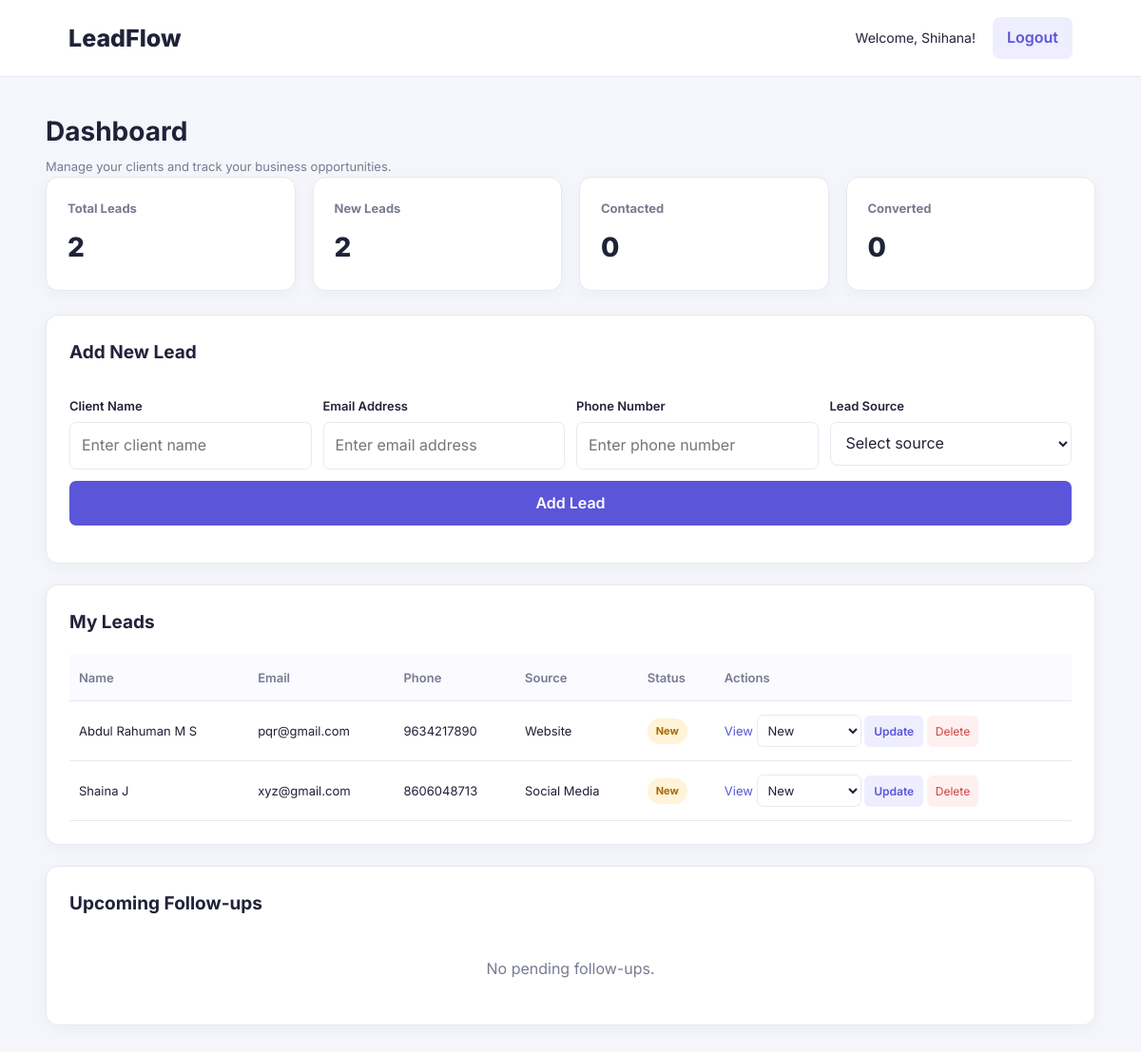
The app's page /dashboard (signed in) with its own data.
### tables this page shows
CREATE TABLE leads (
    id INTEGER PRIMARY KEY AUTOINCREMENT,
    name TEXT NOT NULL,
    email TEXT NOT NULL,
    phone TEXT,
    source TEXT,
    status TEXT NOT NULL DEFAULT 'New'
        CHECK (status IN ('New', 'Contacted', 'Converted')),
    created_at TEXT NOT NULL DEFAULT CURRENT_TIMESTAMP
, user_id INTEGER REFERENCES users(id));

### app.py (the view)
@app.route("/dashboard")
@login_required
def dashboard():
    db = get_db()
    user_id = session["user_id"]
    leads = db.execute(
        """
        SELECT * FROM leads
        WHERE user_id = ?
        ORDER BY created_at DESC
        """,
        (user_id,)
    ).fetchall()
    total_leads = db.execute(
        "SELECT COUNT(*) FROM leads WHERE user_id = ?",
        (user_id,)
    ).fetchone()[0]
    new_leads = db.execute(
        "SELECT COUNT(*) FROM leads WHERE user_id = ? AND status = 'New'",
        (user_id,)
    ).fetchone()[0]
    contacted_leads = db.execute(
        "SELECT COUNT(*) FROM leads WHERE user_id = ? AND status = 'Contacted'",
        (user_id,)
    ).fetchone()[0]
    converted_leads = db.execute(
        "SELECT COUNT(*) FROM leads WHERE user_id = ? AND status = 'Converted'",
        (user_id,)
    ).fetchone()[0]
    upcoming_followups = db.execute(
        """
        SELECT follow_ups.*, leads.name AS lead_name
        FROM follow_ups
        JOIN leads ON follow_ups.lead_id = leads.id
        WHERE leads.user_id = ?
          AND follow_ups.completed = 0
        ORDER BY follow_ups.follow_up_date ASC
        """,
        (user_id,)
    ).fetchall()
    return render_template(
        "dashboard.html",
        leads=leads,
        total_leads=total_leads,
        new_leads=new_leads,
        contacted_leads=contacted_leads,
        converted_leads=converted_leads,
        upcoming_followups=upcoming_followups,
        username=session.get("username")
    )

### app.py (called while the page is built)
@app.before_request
def protect_forms():
    if request.method == "POST":
        submitted_token = request.form.get("csrf_token")
        session_token = session.get("csrf_token")
        if (
            not submitted_token
            or not session_token
            or submitted_token != session_token
        ):
            abort(400, description="Invalid form submission. Please refresh and try again.")

@app.context_processor
def inject_csrf_token():
    if "csrf_token" not in session:
        session["csrf_token"] = secrets.token_urlsafe(32)
    return {"csrf_token": session["csrf_token"]}

def login_required(view_function):
    @wraps(view_function)
    def decorated_function(*args, **kwargs):
        if "user_id" not in session:
            flash("Please log in to continue.", "error")
            return redirect(url_for("login"))
        return view_function(*args, **kwargs)
    return decorated_function

### db.py (called while the page is built)
def get_db():
    if "db" not in g:
        DATABASE_DIR.mkdir(exist_ok=True)
        g.db = sqlite3.connect(DATABASE_PATH)
        g.db.row_factory = sqlite3.Row
        g.db.execute("PRAGMA foreign_keys = ON")
    return g.db

### templates/dashboard.html (shortened to what this page needs)
<!DOCTYPE html>
<html lang="en">
<head>
    <link rel="stylesheet" href="{{ url_for('static', filename='style.css') }}">
</head>
<body>
    <header class="navbar">
        <a href="{{ url_for('dashboard') }}" class="logo">LeadFlow</a>
        <nav>
            <span>Welcome, {{ username }}!</span>
            <form method="POST" action="{{ url_for('logout') }}" style="display:inline;">
                <button type="submit" class="secondary-btn">Logout</button>
            </form>
        </nav>
    </header>
    <main class="dashboard-container">
        <h1>Dashboard</h1>
        <p class="muted">Manage your clients and track your business opportunities.</p>
        <section class="stats-grid">
            <div class="stat-card">
                <h3>Total Leads</h3>
                <p>{{ total_leads }}</p>
            </div>
            <div class="stat-card">
                <h3>New Leads</h3>
                <p>{{ new_leads }}</p>
            </div>
            <div class="stat-card">
                <h3>Contacted</h3>
                <p>{{ contacted_leads }}</p>
            </div>
            <div class="stat-card">
                <h3>Converted</h3>
                <p>{{ converted_leads }}</p>
            </div>
        </section>
        <section class="content-card">
            <h2>Add New Lead</h2>
            <form method="POST" action="{{ url_for('add_lead') }}" class="lead-form">
                <div>
                    <label>Client Name</label>
                    <input type="text" name="name" placeholder="Enter client name" required>
                </div>
                <div>
                    <label>Email Address</label>
                    <input type="email" name="email" placeholder="Enter email address" required>
                </div>
                <div>
                    <label>Phone Number</label>
                    <input type="text" name="phone" placeholder="Enter phone number">
                </div>
                <div>
                    <label>Lead Source</label>
                    <select name="source">
                        <option value="">Select source</option>
                    </select>
                </div>
                <button type="submit" class="primary-btn">Add Lead</button>
            </form>
        </section>
        <section class="content-card">
            <h2>My Leads</h2>
            {% if leads %}
                <div class="table-wrapper">
                    <table>
                        <thead>
                            <tr>
                                <th>Name</th>
                                <th>Email</th>
                                <th>Phone</th>
                                <th>Source</th>
                                <th>Status</th>
                                <th>Actions</th>
                            </tr>
                        </thead>
                        <tbody>
                            {% for lead in leads %}
                            <tr>
                                <td>{{ lead.name }}</td>
                                <td>{{ lead.email }}</td>
                                <td>{{ lead.phone or '-' }}</td>
                                <td>{{ lead.source or '-' }}</td>
                                <td>
                                    <span class="status {{ lead.status|lower }}">
                                        {{ lead.status }}
                                    </span>
                                </td>
                                <td>
                                    <a href="{{ url_for('lead_details', lead_id=lead.id) }}">
                                        View
                                    </a>
                                    <form method="POST"
                                          action="{{ url_for('update_status', lead_id=lead.id) }}"
                                          style="display:inline;">
                                        <select name="status">
                                            <option value="New" {% if lead.status == 'New' %}selected{% endif %}>New</option>
                                        </select>
                                        <button type="submit" class="small-btn">Update</button>
                                    </form>
                                    <form method="POST"
                                          action="{{ url_for('delete_lead', lead_id=lead.id) }}"
                                          style="display:inline;"
                                          onsubmit="return confirm('Are you sure you want to delete this lead?');">
                                        <button type="submit" class="delete-btn">Delete</button>
                                    </form>
                                </td>
                            </tr>
                            {% endfor %}
                        </tbody>
                    </table>
                </div>
            {% else %}
                <p class="empty-message">
                    You haven't added any leads yet. Add your first lead above!
                </p>
            {% endif %}
        </section>
        <section class="content-card">
            <h2>Upcoming Follow-ups</h2>
            {% if upcoming_followups %}
                <div class="table-wrapper">
                    <table>
                        <thead>
                            <tr>
                                <th>Client</th>
                                <th>Date</th>
                                <th>Description</th>
                                <th>Action</th>
                            </tr>
                        </thead>
                        <tbody>
                            {% for followup in upcoming_followups %}
                            <tr>
                                <td>{{ followup.lead_name }}</td>
                                <td>{{ followup.follow_up_date }}</td>
                                <td>{{ followup.description }}</td>
                                <td>
                                    <form method="POST"
                                          action="{{ url_for('complete_follow_up', follow_up_id=followup.id) }}">
                                        <input type="hidden" name="csrf_token" value="{{ csrf_token }}">
                                        <button type="submit" class="small-btn">
                                            Mark Completed
                                        </button>
                                    </form>
                                </td>
                            </tr>
                            {% endfor %}
                        </tbody>
                    </table>
                </div>
            {% else %}
                <p class="empty-message">No pending follow-ups.</p>
            {% endif %}
        </section>
    </main>
</body>
</html>

### static/style.css (style rules this page uses)
:root { --primary: #5b55d9; --primary-dark: #4540b5; --background: #f5f6fb; --surface: #ffffff; --text: #202238; --muted: #777b91; --border: #e8e9f0; }
* { box-sizing: border-box; margin: 0; padding: 0; }
body { background: var(--background); color: var(--text); font-family: 'Inter', sans-serif; line-height: 1.6; }
button, input, select, textarea { font: inherit; }
button { cursor: pointer; border: none; }
.logo { font-size: 25px; font-weight: 800; color: var(--text); text-decoration: none; }
.logout-btn, .secondary-btn { background: #eeeeff; color: var(--primary); padding: 9px 15px; border-radius: 8px; }
h1 { font-size: 28px; margin: 5px 0; }
h2 { font-size: 19px; margin-bottom: 16px; }
h3 { font-size: 17px; margin: 20px 0 12px; }
.muted { color: var(--muted); font-size: 13px; }
.stats-grid { display: grid; grid-template-columns: repeat(4, 1fr); gap: 18px; margin-bottom: 25px; }
.stat-card, .panel, .login-card { background: var(--surface); border: 1px solid var(--border); border-radius: 13px; padding: 22px; box-shadow: 0 4px 16px rgba(30, 35, 70, 0.035); }
.stat-card p { color: var(--muted); font-size: 13px; }
input, select, textarea { width: 100%; padding: 11px 12px; border: 1px solid var(--border); border-radius: 7px; background: #fff; color: var(--text); outline: none; }
label { display: block; margin: 13px 0 6px; font-size: 13px; font-weight: 600; }
.primary-btn { background: var(--primary); color: white; border-radius: 7px; padding: 11px 17px; font-weight: 600; }
.lead-form { display: grid; grid-template-columns: repeat(4, 1fr); gap: 12px; }
.lead-form button { grid-column: 1 / -1; }
table { width: 100%; border-collapse: collapse; min-width: 850px; font-size: 13px; }
th, td { text-align: left; padding: 14px 10px; border-bottom: 1px solid var(--border); }
th { color: var(--muted); font-weight: 600; background: #fafaff; }
td select { width: auto; min-width: 110px; padding: 7px; }
.status { display: inline-block; padding: 5px 9px; border-radius: 20px; font-size: 11px; font-weight: 700; }
.status.new { background: #fff3d8; color: #a66b00; }
.small-btn { background: #eeeeff; color: var(--primary); padding: 7px 10px; border-radius: 6px; font-size: 12px; font-weight: 600; }
.delete-btn { color: #d04444; background: #fff0f0; padding: 7px 9px; border-radius: 6px; font-size: 12px; }
.navbar { background: var(--surface); padding: 18px 6%; display: flex; justify-content: space-between; align-items: center; border-bottom: 1px solid var(--border); gap: 15px; }
.navbar nav { display: flex; align-items: center; gap: 18px; }
.navbar nav span { font-size: 14px; }
.secondary-btn { display: inline-block; text-decoration: none; border: none; font-weight: 600; cursor: pointer; }
.dashboard-container { max-width: 1200px; width: 92%; margin: 35px auto; }
.content-card { background: var(--surface); border: 1px solid var(--border); border-radius: 13px; padding: 24px; margin-bottom: 22px; box-shadow: 0 4px 16px rgba(30, 35, 70, 0.035); }
.content-card h2 { margin-bottom: 18px; }
.content-card form { margin-bottom: 15px; }
.content-card a { color: var(--primary); text-decoration: none; }
.table-wrapper { width: 100%; overflow-x: auto; }
.table-wrapper table { min-width: 850px; }
.empty-message { color: var(--muted); padding: 22px 5px; text-align: center; }
.stat-card h3 { color: var(--muted); font-size: 13px; margin: 0; }
.stat-card p { color: var(--text); font-size: 28px; font-weight: 800; margin-top: 8px; }

### records on screen
leads: name "Abdul Rahuman M S", email "pqr@gmail.com", phone "9634217890", source "Website", status "New"
leads: name "Shaina J", email "xyz@gmail.com", phone "8606048713", source "Social Media", status "New"

### other values on screen
{{ username }} "Shihana"
{{ total_leads }} "2"
{{ new_leads }} "2"
{{ contacted_leads }} "0"
{{ converted_leads }} "0"
